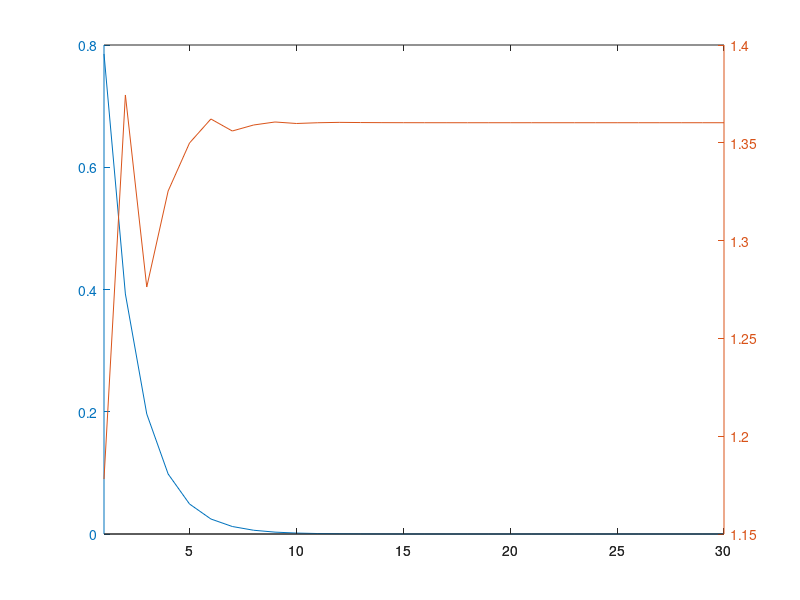

Write MATLAB code to recreate this figure.
h=10;
g=10;
R=100;
v=50;

f = @(th) h - R*tan(th) + 0.5*g*(R^2)/((v^2)*((cos(th))^2));
%fplot(f,[0,pi/2])

a=pi/4;
b=pi/2;
eps=1e-8;
N=0;

c1=(a+b)/2;
i=1;
flag=1;
while flag,
    mid(i)=c1;
    low(i)=a;
    high(i)=b;
    x(i)=i;
    if f(c1)==0
        root=c1;
        flag=0;
    elseif (sign(f(a)*f(c1))==-1)
        b=c1;
    elseif (sign(f(c1)*f(b))==-1)
        a=c1;
    end
    c2=c1;
    c1=(a+b)/2;
    if (abs(f(c1))<eps) & (abs(c2-c1)/abs(c1)<eps) & (i>=N)
        root=c1;
        flag=0;
    end
    i=i+1;
end
i
thdegree=root*180/pi
plotyy(x,high-low,x,mid)